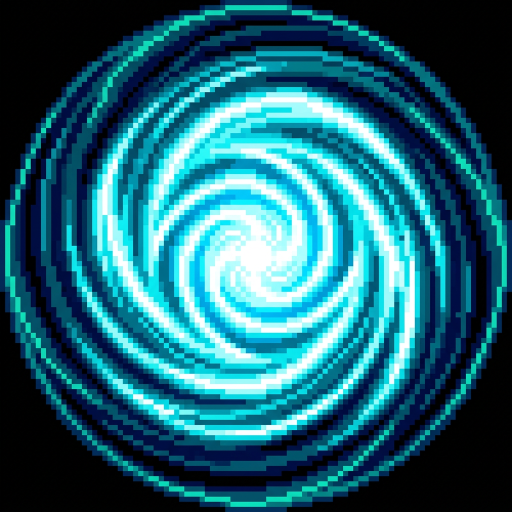
#> input picture assets/source-art/aeroporto/portal-vortice.png, 1024 x 1024 px (shown at 1/2 size)
$ python preparar-aeroporto.py
#> lines starting #> are read from the running program, lines starting #| are printed output that depends on the picture
# -*- coding: utf-8 -*-
"""Prepara as artes do Aeroporto Central 2.5D (geradas por IA) para o jogo.

Entrada:  assets/source-art/aeroporto/*.png  (originais gerados)
Saída:    assets/sprites/aeroporto/*.png     (RGBA, fundo transparente)
Uso:      python3 tools/preparar-aeroporto.py

Estratégia por asset:
- Naves (fundo magenta #FF00FF): remove componentes conectados à borda e
  parecidos com magenta; penas nas bordas; cruiser/shuttle são espelhadas
  para apontar para a DIREITA (o jogo vira a nave por `dir`).
- Planetas / vórtice (fundo preto): vórtice vira sprite aditivo (alpha =
  luminância); o planeta anelado tem o preto da moldura removido por
  componentes conectados à borda (o interior escuro do planeta é preservado);
  o planeta vermelho tem o fundo branco removido da mesma forma.
- Todos os assets são recortados pela caixa do canal alpha com uma margem.
"""
import os
import sys

import numpy as np
from PIL import Image
from scipy.ndimage import label, gaussian_filter

SRC = os.path.join(os.path.dirname(__file__), '..', 'assets', 'source-art', 'aeroporto')
DST = os.path.join(os.path.dirname(__file__), '..', 'assets', 'sprites', 'aeroporto')
os.makedirs(DST, exist_ok=True)


# [41 lines left out: functions borda_conexa, remover_fundo, key_preto, key_branco, key_magenta, not called in this run]


def recorte_alpha(img, margem=14):
    a = np.array(img)[..., 3]
    ys, xs = np.where(a > 8)
    if len(xs) == 0:
        return img
    x0, x1 = xs.min(), xs.max()
    y0, y1 = ys.min(), ys.max()
    x0 = max(0, x0 - margem); y0 = max(0, y0 - margem)
    x1 = min(img.width - 1, x1 + margem); y1 = min(img.height - 1, y1 + margem)
    return img.crop((x0, y0, x1 + 1, y1 + 1))


def salvar(img, nome):
    destino = os.path.join(DST, nome)
    img.save(destino)
    print(f'OK  {nome:26s} {img.width}x{img.height}')


def vortice_aditivo():
    img = Image.open(os.path.join(SRC, 'portal-vortice.png')).convert('RGB')
#> img is the input picture: PIL image 1024x1024 RGB; mean R, G, B 32.6, 101.2, 116.8
    rgb = np.array(img).astype(np.float32)
    # Sprite aditivo: luminância vira alpha; cor original é preservada.
    lum = rgb.max(axis=2) / 255.0
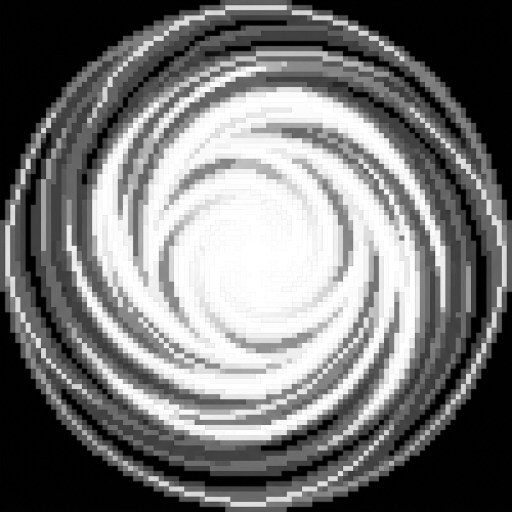
#> lum: shape (1024, 1024) float32 (shown at 1/2 size); min 0, max 1, mean 0.461
    alpha = np.clip(lum ** 1.06, 0, 1) * 255.0
    rgba = np.dstack([rgb, alpha])
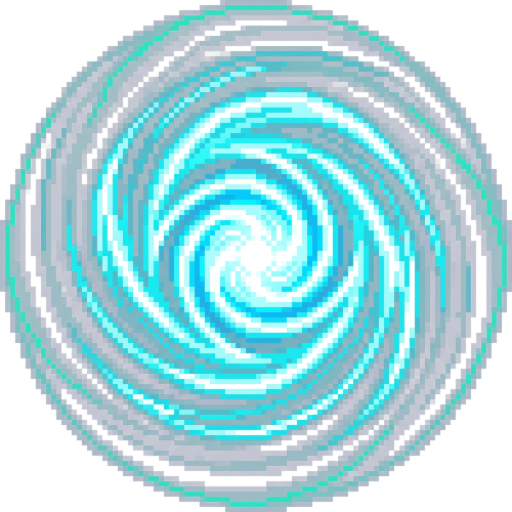
#> rgba: shape (1024, 1024, 4) float32 (shown at 1/2 size); mean R, G, B, A 32.5, 101.2, 116.8, 115; transparent parts drawn white
    out = Image.fromarray(rgba.astype(np.uint8), 'RGBA')
    salvar(recorte_alpha(out, 6), 'portal-vortice.png')
#> in recorte_alpha, `x0, x1 = xs.min(), xs.max()`: x0 = 0; x1 = 1023
#> in recorte_alpha, `y0, y1 = ys.min(), ys.max()`: y0 = 0; y1 = 1023
#| OK  portal-vortice.png         1024x1024


def planeta_anelado():
#> (the run stopped early here; a loop or call above may not have finished)

$ run again, with assets/source-art/aeroporto/painel-partidas.png copied over assets/source-art/aeroporto/portal-vortice.png
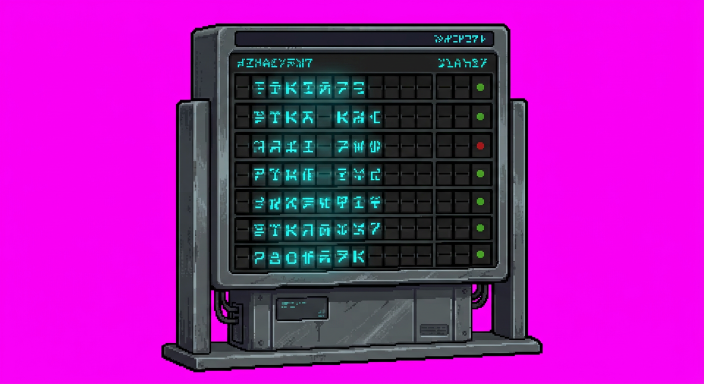
#> input picture assets/source-art/aeroporto/painel-partidas.png, 1408 x 768 px (shown at 1/2 size)
#> in vortice_aditivo, img is the input picture: PIL image 1408x768 RGB; mean R, G, B 160.9, 26.1, 165.8
#> in vortice_aditivo, `lum = rgb.max(axis=2) / 255.0`:
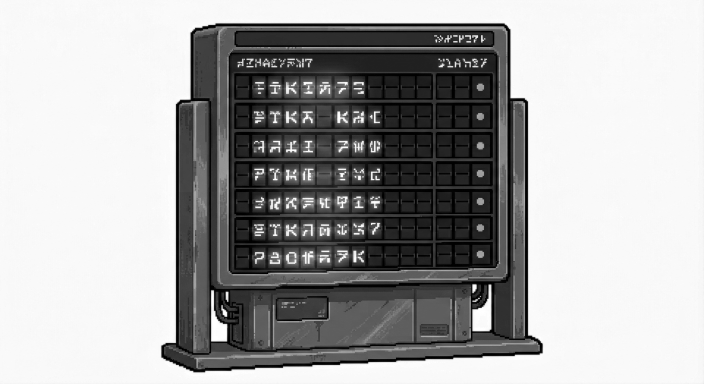
#> lum: shape (768, 1408) float32 (shown at 1/2 size); min 0, max 1, mean 0.66
#> in vortice_aditivo, `rgba = np.dstack([rgb, alpha])`:
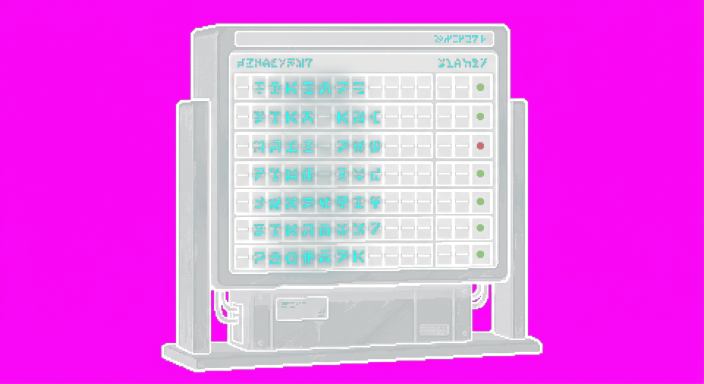
#> rgba: shape (768, 1408, 4) float32 (shown at 1/2 size); mean R, G, B, A 161.1, 26, 165, 166.5; transparent parts drawn white
#> x0 = 0; x1 = 1407
#> y0 = 0; y1 = 767
#| OK  portal-vortice.png         1408x768
